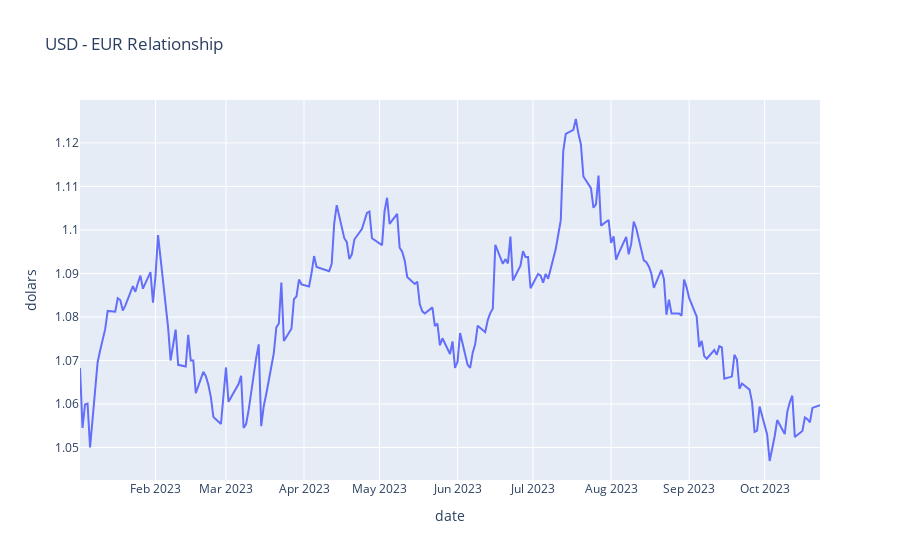

The cell this chart's notebook holds for it:
### Code cell
import plotly.express as px

px.line(data_frame = df_dolares,
        x          = "date",
        y          = "dolars",
        title      = "USD - EUR Relationship")

### Figure 1 — Plotly figure (JSON) as saved in the notebook; plotly's stock layout.template omitted (floating-point values rounded to 4 significant figures; data arrays with more than 128 entries replaced by an {"elided": "..."} marker saying what was removed)
{"data": [{"hovertemplate": "date=%{x}<br>dolars=%{y}<extra></extra>", "legendgroup": "", "line": {"color": "#636efa", "dash": "solid"}, "marker": {"symbol": "circle"}, "mode": "lines", "name": "", "orientation": "v", "showlegend": false, "type": "scatter", "x": {"elided": "208 str values"}, "xaxis": "x", "y": {"elided": "208 float values"}, "yaxis": "y"}], "layout": {"legend": {"tracegroupgap": 0}, "title": {"text": "USD - EUR Relationship"}, "xaxis": {"anchor": "y", "domain": [0, 1], "title": {"text": "date"}}, "yaxis": {"anchor": "x", "domain": [0, 1], "title": {"text": "dolars"}}}}
